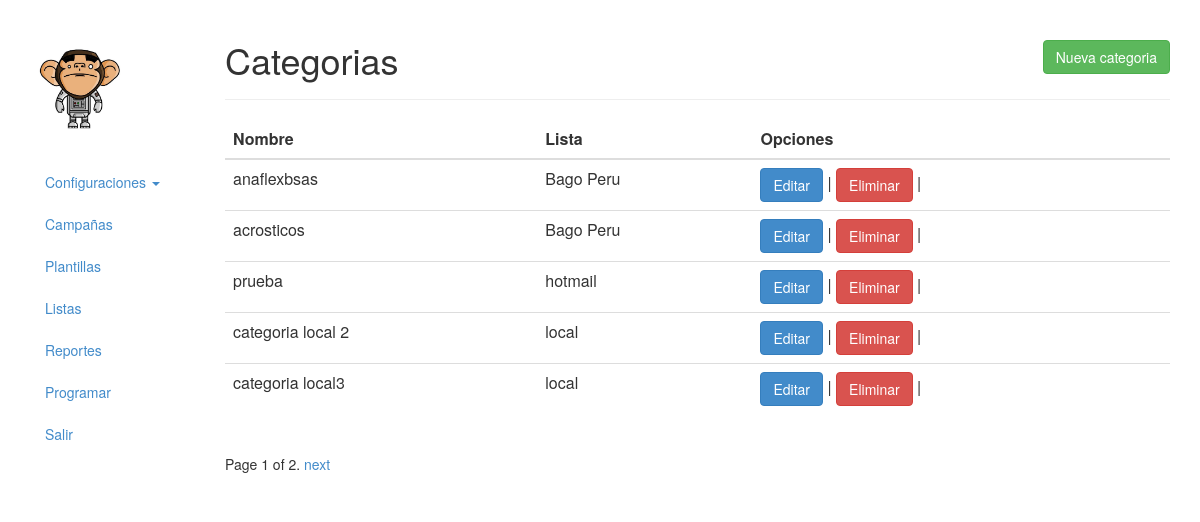
The app's page /category/ (signed in), older data.
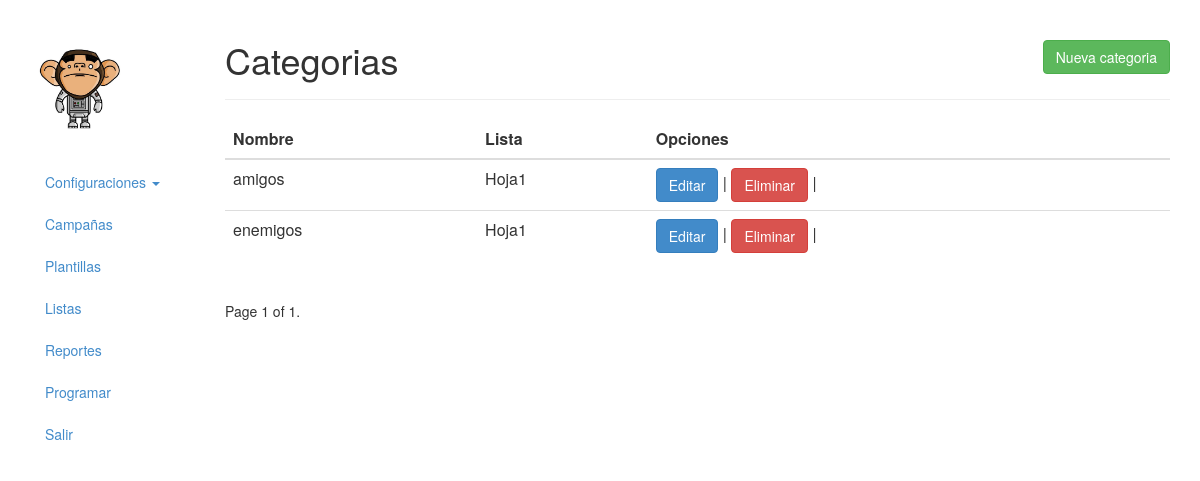
The same page, newer data.
### apps/mail/models/Category.py (models this page shows, shortened)
class Category(models.Model):
    STATUS_ACTIVE = 1
    STATUS_INACTIVE = 0
    CHOICE_STATUS = (
        (STATUS_INACTIVE,'inactivo'),
        (STATUS_ACTIVE,'activo')
    )
    name = models.CharField(
        max_length=45,
        verbose_name='Nombre',
    )
    list = models.ForeignKey(
        'List',
        verbose_name='Lista',
        related_name='category_set',
    )
    status = models.SmallIntegerField(
        choices=CHOICE_STATUS,
        default=STATUS_ACTIVE
    )
    created = models.DateTimeField(
        auto_now_add=True,
        editable=False
    )
    modified = models.DateTimeField(
        editable=False,
        auto_now=True
    )
    class Meta:
        app_label = 'mail'

### apps/mail/models/List.py (models this page shows, shortened)
class List(models.Model):
    STATUS_ACTIVE = 1
    STATUS_INACTIVE = 0
    CHOICE_STATUS = (
        (STATUS_INACTIVE,'inactivo'),
        (STATUS_ACTIVE,'activo')
    )
    name = models.CharField(
        max_length=45,
        verbose_name='Nombre de la lista',
    )
    email = models.EmailField(
        verbose_name='Email para el envio',
    )
    sender = models.CharField(
        max_length=45,
        verbose_name='Nombre remitente',
    )
    status = models.SmallIntegerField(
        choices=CHOICE_STATUS,
        default=STATUS_ACTIVE
    )
    created = models.DateTimeField(
        auto_now_add=True,
        editable=False
    )
    modified = models.DateTimeField(
        editable=False,
        auto_now=True
    )
    class Meta:
        app_label = 'mail'

### apps/mail/views/Category.py (the view)
class CategoryTemplateView(LoginRequiredMixin, ListView):
    model = Category
    paginate_by = settings.PAGINATE_SIZE
    template_name = 'category/list.html'

### apps/mail/templates/category/list.html (shortened to what this page needs)
{% extends 'base.html' %}
{% block content %}
    <div class="page-header">
        <div class="tools">
            <a href="{% url "category_create_view" %}" class="btn btn-success button-header">
                Nueva categoria</a>
        </div>
        <h1 class="header-title">Categorias</h1>
    </div>
    <table class="table table-hover">
        <thead>
        <tr>
            <th>Nombre</th>
            <th>Lista</th>
            <th>Opciones</th>
        </tr>
        </thead>
        <tbody>
        {% for category in object_list %}
            <tr>
                <td>{{ category.name }}</td>
                <td>{{ category.list.name }}</td>
                <td>
                    <a class="btn btn-primary" href="{% url "category_update_view" category.pk %}">Editar</a> |
                    <a class="btn btn-danger deletePermission" data-toggle="modal" data-target="#modalDelete" data-id="{{ category.id }}">Eliminar</a> |
                </td>
            </tr>
        {% endfor %}
        </tbody>
    </table>
    <div class="pagination">
        <span class="step-links">
            <span class="current">
                Page {{ page_obj.number }} of {{ paginator.num_pages }}.
            </span>
            {% if page_obj.has_next %}
                <a href="?page={{ page_obj.next_page_number }}">next</a>
            {% endif %}
        </span>
    </div>
{% endblock content %}

Row changes from the older to the newer data that the page shows:
removed Category: name "anaflexbsas", list.name "Bago Peru"
removed Category: name "acrosticos", list.name "Bago Peru"
removed Category: name "prueba", list.name "hotmail"
removed Category: name "categoria local 2", list.name "local"
removed Category: name "categoria local3", list.name "local"
added Category: name "amigos", list.name "Hoja1"
added Category: name "enemigos", list.name "Hoja1"
Text that changed along with them:
{{ paginator.num_pages }}: "2" → "1"
text no longer shown: "next"
